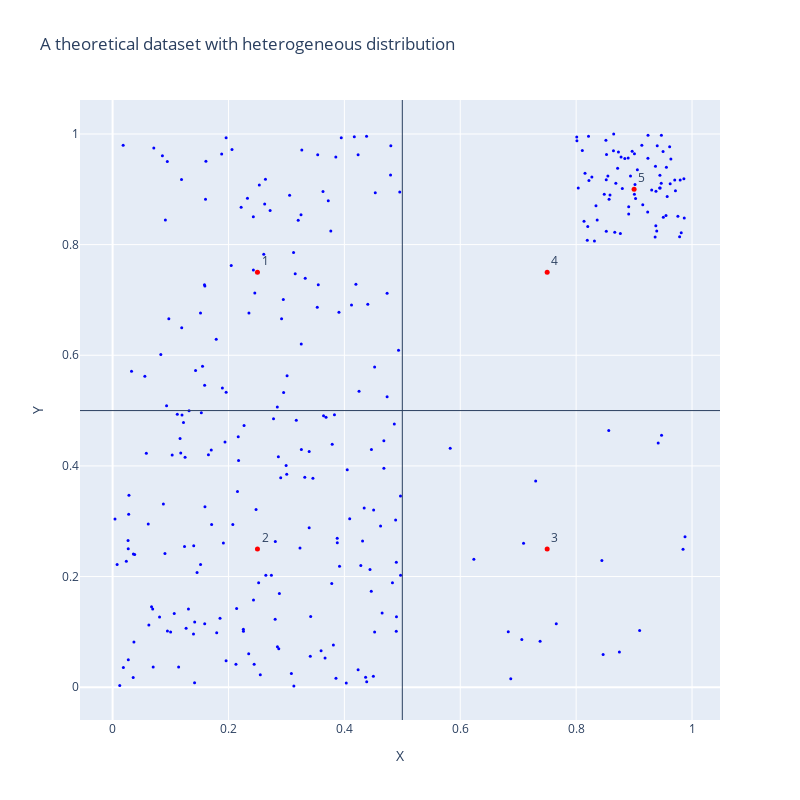

The cell this chart's notebook holds for it:
### Code cell
# Visualization for 2D
fig = go.Figure()

# Add the points
fig.add_trace(go.Scatter(
    x=dataset_points_th[:, 0], 
    y=dataset_points_th[:, 1], 
    mode='markers', 
    marker=dict(color='blue', size=3),
    name='Dataset points'
))
fig.add_trace(go.Scatter(
    x=batch_points_th[:, 0], 
    y=batch_points_th[:, 1], 
    mode='markers+text', 
    text=[str(i + 1) for i in range(len(batch_points_th))],  # Add numbers from 1 to n
    textposition='top right',  # Position the text next to the points
    marker=dict(color='red', size=5),
    name='Batch points'
))

# Add vertical and horizontal lines to split the plane into 4 equal squares
fig.add_hline(0.5, line_width=1)
fig.add_vline(0.5, line_width=1)

# Update the layout
fig.update_layout(
    title='A theoretical dataset with heterogeneous distribution',
    xaxis_title='X',
    yaxis_title='Y',
    showlegend=False,
    width=800,
    height=800
)

# Show the plot
fig.show()

### Figure 1 — Plotly figure (JSON) as saved in the notebook; plotly's stock layout.template omitted (floating-point values rounded to 4 significant figures; data arrays with more than 128 entries replaced by an {"elided": "..."} marker saying what was removed)
{"data": [{"marker": {"color": "blue", "size": 3}, "mode": "markers", "name": "Dataset points", "type": "scatter", "x": {"elided": "300 float values"}, "y": {"elided": "300 float values"}}, {"marker": {"color": "red", "size": 5}, "mode": "markers+text", "name": "Batch points", "text": ["1", "2", "3", "4", "5"], "textposition": "top right", "type": "scatter", "x": [0.25, 0.25, 0.75, 0.75, 0.9], "y": [0.75, 0.25, 0.25, 0.75, 0.9]}], "layout": {"height": 800, "shapes": [{"line": {"width": 1}, "type": "line", "x0": 0, "x1": 1, "xref": "x domain", "y0": 0.5, "y1": 0.5, "yref": "y"}, {"line": {"width": 1}, "type": "line", "x0": 0.5, "x1": 0.5, "xref": "x", "y0": 0, "y1": 1, "yref": "y domain"}], "showlegend": false, "title": {"text": "A theoretical dataset with heterogeneous distribution"}, "width": 800, "xaxis": {"title": {"text": "X"}}, "yaxis": {"title": {"text": "Y"}}}}
